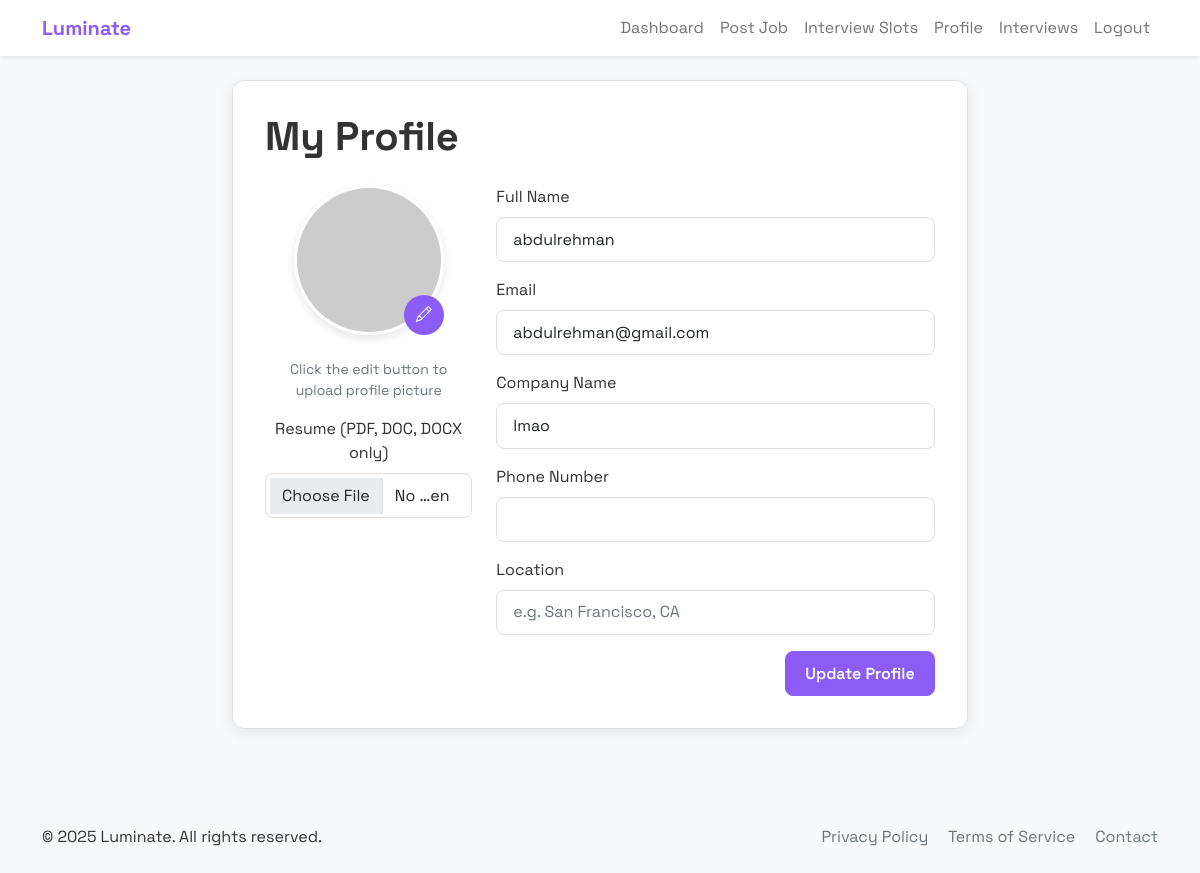
The page /profile (signed in) on the database its author committed.
### application.py (models this page shows, shortened)
class User(db.Model):
    id = db.Column(db.Integer, primary_key=True)
    name = db.Column(db.String(100), nullable=False)
    email = db.Column(db.String(120), unique=True, nullable=False)
    password_hash = db.Column(db.String(256), nullable=False)
    is_employer = db.Column(db.Boolean, default=False)
    company = db.Column(db.String(100))
    title = db.Column(db.String(100))
    phone = db.Column(db.String(20))
    location = db.Column(db.String(100))
    skills = db.Column(db.String(500))
    resume_path = db.Column(db.String(200))
    profile_image = db.Column(db.String(200))  # Added for profile image
    jobs = db.relationship('Job', backref='employer', lazy=True)
    applications = db.relationship('Application', backref='applicant', lazy=True)
    activities = db.relationship('Activity', backref='user', lazy=True)

### application.py (the view, shortened to what this page needs)
@app.route('/profile', methods=['GET', 'POST'])
def profile():
    if 'user_id' not in session:
        flash('Please login to view profile', 'danger')
        return redirect(url_for('login'))
    user = User.query.get(session['user_id'])
    return render_template('profile.html', user=user)

### templates/profile.html (shortened to what this page needs)
{% extends "base.html" %}
{% block content %}
<div class="row">
    <div class="col-lg-8 mx-auto">
        <div class="content-card mb-4 animate-fade-in">
            <h1 class="fw-bold mb-4">My Profile</h1>
            <form method="post" action="{{ url_for('profile') }}" enctype="multipart/form-data">
                <div class="row">
                    <div class="col-md-4 text-center mb-4">
                        <div class="avatar-container">
                            {% if user.profile_image %}
                            <img src="{{ url_for('static', filename='uploads/' + user.profile_image) }}" alt="Profile" class="avatar-image">
                            {% else %}
                            <img src="https://api.dicebear.com/6.x/avataaars/svg?seed={{ user.id }}" alt="Profile" class="avatar-image">
                            {% endif %}
                            <label for="profile_image" class="avatar-edit">
                                <i class="bi bi-pencil"></i>
                            </label>
                        </div>
                        <small class="text-muted d-block mb-3">Click the edit button to upload profile picture</small>
                        <div class="mb-3">
                            <label for="resume" class="form-label">Resume (PDF, DOC, DOCX only)</label>
                            <input type="file" class="form-control" id="resume" name="resume" accept=".pdf,.doc,.docx">
                        </div>
                    </div>
                    <div class="col-md-8">
                        <div class="mb-3">
                            <label for="name" class="form-label">Full Name</label>
                            <input type="text" class="form-control" id="name" name="name" value="{{ user.name }}" required>
                        </div>
                        <div class="mb-3">
                            <label for="email" class="form-label">Email</label>
                            <input type="email" class="form-control" id="email" name="email" value="{{ user.email }}" required>
                        </div>
                        {% if not user.is_employer %}
                        <div class="mb-3">
                            <label for="title" class="form-label">Professional Title</label>
                            <input type="text" class="form-control" id="title" name="title" value="{{ user.title or '' }}" placeholder="e.g. Software Engineer">
                        </div>
                        <div class="mb-3">
                            <label for="skills" class="form-label">Skills (comma-separated)</label>
                            <textarea class="form-control" id="skills" name="skills" rows="2" placeholder="e.g. JavaScript, Python, Design, Communication">{{ user.skills or '' }}</textarea>
                            <small class="text-muted">These skills will be used to match you with relevant jobs.</small>
                        </div>
                        {% else %}
                        <div class="mb-3">
                            <label for="company" class="form-label">Company Name</label>
                            <input type="text" class="form-control" id="company" name="company" value="{{ user.company or '' }}">
                        </div>
                        {% endif %}
                        <div class="mb-3">
                            <label for="phone" class="form-label">Phone Number</label>
                            <input type="tel" class="form-control" id="phone" name="phone" value="{{ user.phone or '' }}">
                        </div>
                        <div class="mb-3">
                            <label for="location" class="form-label">Location</label>
                            <input type="text" class="form-control" id="location" name="location" value="{{ user.location or '' }}" placeholder="e.g. San Francisco, CA">
                        </div>
                        <div class="text-end">
                            <button type="submit" class="btn btn-primary">Update Profile</button>
                        </div>
                    </div>
                </div>
            </form>
        </div>
    </div>
</div>
{% endblock %}

### static/css/styles.css (style rules this page uses)
:root { --primary-color: #8B5CF6; --primary-hover: #7C3AED; --secondary-color: #64b5f6; --background-color: #f8f9fa; --card-bg: #ffffff; --text-color: #333333; --border-color: #e0e0e0; --shadow: 0 4px 15px rgba(0, 0, 0, 0.08); --shadow-hover: 0 6px 20px rgba(0, 0, 0, 0.1); --border-radius: 12px; --transition: all 0.3s ease; }
body { font-family: 'Space Grotesk', sans-serif; background-color: var(--background-color); color: var(--text-color); margin: 0; padding: 0; display: flex; flex-direction: column; min-height: 100vh; }
h1, h2, h3, h4, h5, h6 { font-weight: 700; }
button, .btn { font-family: 'Space Grotesk', sans-serif; }
.animate-fade-in { opacity: 0; transform: translateY(10px); transition: opacity 0.5s ease, transform 0.5s ease; }
.animate-fade-in.show, .animate-pop-in.show { opacity: 1; transform: translateY(0) scale(1); }
.content-card { background: var(--card-bg); border-radius: var(--border-radius); box-shadow: var(--shadow); padding: 2rem; margin-bottom: 1.5rem; border: 1px solid var(--border-color); transition: var(--transition); }
.form-control, .form-select { border-radius: 8px; padding: 0.6rem 1rem; border: 1px solid var(--border-color); font-family: 'Space Grotesk', sans-serif; transition: var(--transition); }
.btn { border-radius: 8px; padding: 0.6rem 1.2rem; font-weight: 600; transition: var(--transition); }
.btn-primary { background-color: var(--primary-color); border-color: var(--primary-color); }
.avatar-container { position: relative; width: 150px; height: 150px; margin: 0 auto 1.5rem; }
.avatar-image { width: 150px; height: 150px; border-radius: 50%; object-fit: cover; border: 3px solid white; box-shadow: 0 4px 10px rgba(0, 0, 0, 0.1); }
.avatar-edit { position: absolute; right: 0; bottom: 0; background: var(--primary-color); border-radius: 50%; width: 40px; height: 40px; display: flex; align-items: center; justify-content: center; color: white; cursor: pointer; transition: var(--transition); }

### rows shown on the page
User: name "abdulrehman", email "abdulrehman@gmail.com", company "lmao"
